Frame 1 (no input): blank canvas, image omitted
Frame 60 (the mouse pressed at the canvas centre just before this capture): blank canvas, image omitted
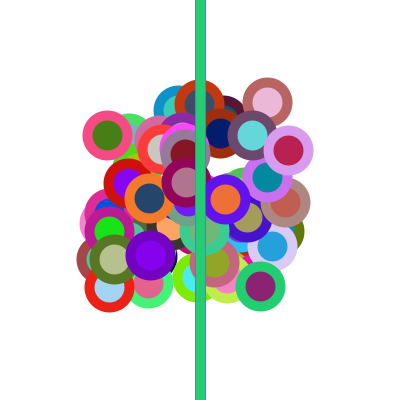
Frame 120 (the mouse held since frame 60 and released just before this capture)

The Processing sketch whose frames 1 and 60 were blank and that drew this single picture after the mouse press (run headless with seeded random() and noise(); from frame 60 on, the mouse is pressed at the canvas centre):

// Processing sketch: processing_10766
// ── processing_10766.pde


void setup(){
  size(400,400);
  background (255);
}

void draw (){
  if (mousePressed){

    strokeWeight(10);
    stroke(random(0,255),random(0,255),random(0,255));
  line (mouseX,400,mouseX,0);
  fill(random(0,255),random(0,255),random(0,255));
  ellipse (mouseX+random(-100,100),mouseY+random(-100,100),40,40);
}}
